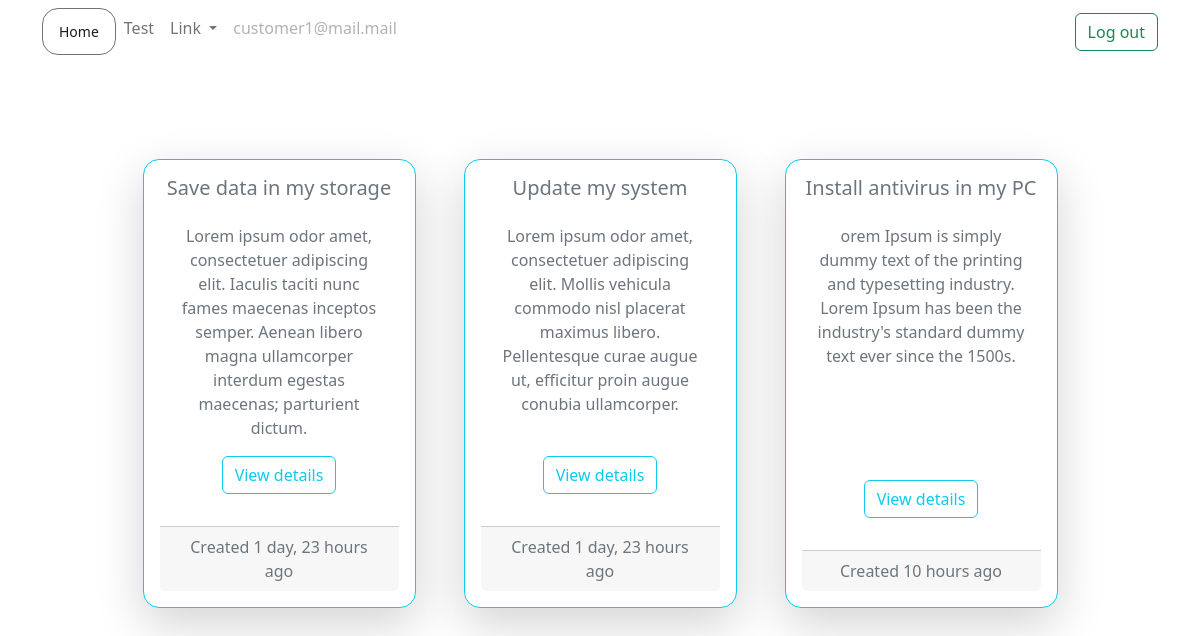
Screenshot of /ticket/customer-active-tickets/ (signed in) with the database file from the repository.
### accounts/models.py (models this page shows, shortened)
class User(AbstractUser):
    is_customer = models.BooleanField(default=False)
    is_engineer = models.BooleanField(default=False)
    email = models.EmailField(unique=True)

### ticket/models.py (models this page shows)
class Ticket(models.Model):
    customer = models.ForeignKey(User, on_delete=models.CASCADE)
    engineer = models.ForeignKey(User, on_delete=models.DO_NOTHING, null=True, blank=True, related_name='engineer')
    ticket_id = models.CharField(max_length=15, unique=True)
    ticket_title = models.CharField(max_length=50)
    ticket_description = models.TextField()
    status = models.CharField(max_length=20, choices=(('Active', 'Active'),('Pending', 'Pending'), ('Resolved','Resolved')))
    created_on = models.DateTimeField(auto_now_add=True)
    last_modified = models.DateTimeField(auto_now=True)
    is_resolved = models.BooleanField(default=False)
    severity = models.CharField(max_length=5, choices=(('A', 'A'), ('B', 'B')), default='B')
    is_assigned_to_engineer = models.BooleanField(default=False)

### ticket/views.py (the view)
# urls.py: path('customer-active-tickets/', views.customer_active_tickets, name='customer-active-tickets'),
def customer_active_tickets(request):
    tickets = Ticket.objects.filter(is_resolved =  False,  customer= request.user)
    context = {'tickets': tickets}
    return render(request, 'ticket/customer_active_tickets.html', context)

### templates/ticket/customer_active_tickets.html (shortened to what this page needs)
{% extends 'base.html'%} {%block heading%} {% load humanize %}
{%endblock heading%} {% block content%}
<div class="container d-flex flex-wrap justify-content-center">
    {% for ticket in tickets %}
    <div
        class="card border-info rounded-4 text-center w-25 p-1 m-4 shadow-lg p-3 mb-5 bg-white rounded"
    >
        <div>
            <h5 class="card-title text-secondary">{{ticket.ticket_title}}</h5>
        </div>
        <div class="card-body">
            <p class="card-text text-muted">{{ticket.ticket_description}}</p>
        </div>
        <div class="mb-2">
            <a
                href="{% url 'ticket-details' ticket.ticket_id %}"
                class="btn btn-outline-info"
                >View details</a
            >
        </div>
        <br />
        <div class="card-footer text-muted">
            Created {{ticket.created_on|naturaltime}}
        </div>
    </div>
    {% endfor %}
</div>
{%endblock content%} 411

### templates/base.html (shortened to what this page needs)
<!DOCTYPE html>
<html lang="en">
    <head>
        <link
            href="https://cdn.jsdelivr.net/npm/bootstrap@5.2.3/dist/css/bootstrap.min.css"
            rel="stylesheet"
        />
    </head>
    <body>
        <nav class="navbar navbar-expand-lg bg-body-tertiary">
            <div class="container mb-4">
                <div class="collapse navbar-collapse" id="navbarScroll">
                    <ul
                        class="navbar-nav me-auto my-2 my-lg-0 navbar-nav-scroll"
                        style="--bs-scroll-height: 100px"
                    >
                        <li class="nav-item">
                            <button
                                class="btn btn-sm btn-outline-secondary rounded-4"
                            >
                                <a
                                    class="nav-link active"
                                    aria-current="page"
                                    href="{% url 'dashboard' %}"
                                    >Home</a
                                >
                            </button>
                        </li>
                        <li class="nav-item">
                            <a class="nav-link" href="#">Test</a>
                        </li>
                        <li class="nav-item dropdown">
                            <a
                                class="nav-link dropdown-toggle"
                                href="#"
                                role="button"
                                data-bs-toggle="dropdown"
                                aria-expanded="false"
                            >
                                Link
                            </a>
                        </li>
                        <li class="nav-item">
                            <a class="nav-link disabled" aria-disabled="true"
                                >{{request.user.email}}</a
                            >
                        </li>
                    </ul>
                    <form class="d-flex" role="search">
                        <a
                            href="{% url 'logout' %}"
                            class="btn btn-outline-success"
                            role="button"
                            >Log out</a
                        >
                    </form>
                </div>
            </div>
        </nav>
        <div class="container mt-5">
            <div>{% block content %} {% endblock content%}</div>
        </div>
    </body>
</html>

### rows the page displays
User: user.email "customer1@mail.mail"
Ticket: ticket_title "Save data in my storage", ticket_description "Lorem ipsum odor amet, consectetuer adipiscing elit. Iaculis taciti nunc fames maecenas inceptos semper. Aenean libero magna ullamcorper interdum egestas maecenas; parturient dictum.", created_on "1 day, 23 hours ago"
Ticket: ticket_title "Update my system", ticket_description "Lorem ipsum odor amet, consectetuer adipiscing elit. Mollis vehicula commodo nisl placerat maximus libero. Pellentesque curae augue ut, efficitur proin augue conubia ullamcorper.", created_on "1 day, 23 hours ago"
Ticket: ticket_title "Install antivirus in my PC", ticket_description "orem Ipsum is simply dummy text of the printing and typesetting industry. Lorem Ipsum has been the industry's standard dummy text ever since the 1500s.", created_on "10 hours ago"
